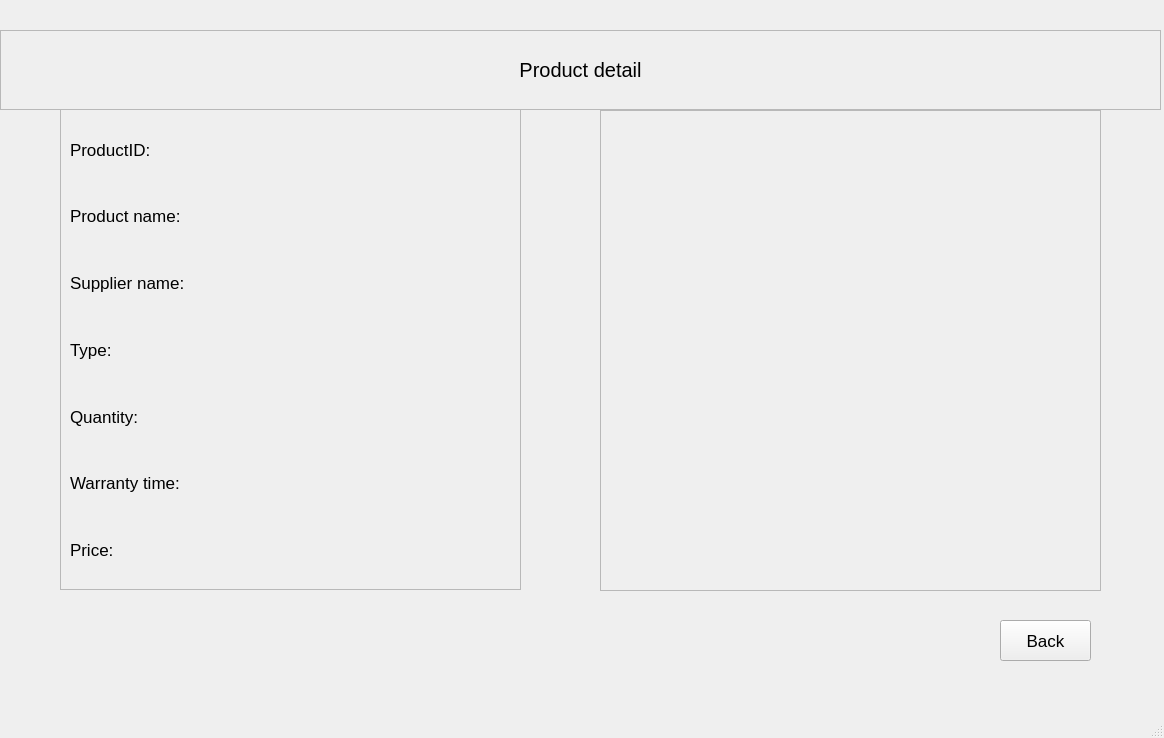
<?xml version="1.0" encoding="UTF-8"?>
<ui version="4.0">
 <class>ProductDetail</class>
 <widget class="QMainWindow" name="ProductDetail">
  <property name="geometry">
   <rect>
    <x>0</x>
    <y>0</y>
    <width>1164</width>
    <height>738</height>
   </rect>
  </property>
  <property name="font">
   <font>
    <pointsize>13</pointsize>
   </font>
  </property>
  <property name="windowTitle">
   <string>MainWindow</string>
  </property>
  <widget class="QWidget" name="centralwidget">
   <widget class="QFrame" name="frame">
    <property name="geometry">
     <rect>
      <x>0</x>
      <y>30</y>
      <width>1161</width>
      <height>80</height>
     </rect>
    </property>
    <property name="frameShape">
     <enum>QFrame::StyledPanel</enum>
    </property>
    <property name="frameShadow">
     <enum>QFrame::Raised</enum>
    </property>
    <widget class="QLabel" name="label">
     <property name="geometry">
      <rect>
       <x>0</x>
       <y>-1</y>
       <width>1161</width>
       <height>81</height>
      </rect>
     </property>
     <property name="font">
      <font>
       <pointsize>15</pointsize>
      </font>
     </property>
     <property name="text">
      <string>Product detail</string>
     </property>
     <property name="alignment">
      <set>Qt::AlignCenter</set>
     </property>
    </widget>
   </widget>
   <widget class="QFrame" name="frame_2">
    <property name="geometry">
     <rect>
      <x>60</x>
      <y>109</y>
      <width>461</width>
      <height>481</height>
     </rect>
    </property>
    <property name="frameShape">
     <enum>QFrame::StyledPanel</enum>
    </property>
    <property name="frameShadow">
     <enum>QFrame::Raised</enum>
    </property>
    <layout class="QGridLayout" name="gridLayout">
     <item row="2" column="0">
      <widget class="QLabel" name="label_8">
       <property name="text">
        <string>Supplier name:</string>
       </property>
      </widget>
     </item>
     <item row="5" column="0">
      <widget class="QLabel" name="label_4">
       <property name="text">
        <string>Quantity:</string>
       </property>
      </widget>
     </item>
     <item row="3" column="1">
      <widget class="QLabel" name="type">
       <property name="text">
        <string/>
       </property>
      </widget>
     </item>
     <item row="3" column="0">
      <widget class="QLabel" name="label_3">
       <property name="text">
        <string>Type:</string>
       </property>
      </widget>
     </item>
     <item row="0" column="1">
      <widget class="QLabel" name="productID">
       <property name="text">
        <string/>
       </property>
      </widget>
     </item>
     <item row="6" column="0">
      <widget class="QLabel" name="label_6">
       <property name="text">
        <string>Warranty time:</string>
       </property>
      </widget>
     </item>
     <item row="2" column="1">
      <widget class="QLabel" name="supplierName">
       <property name="text">
        <string/>
       </property>
      </widget>
     </item>
     <item row="7" column="0">
      <widget class="QLabel" name="label_7">
       <property name="text">
        <string>Price:</string>
       </property>
      </widget>
     </item>
     <item row="5" column="1">
      <widget class="QLabel" name="quantity">
       <property name="text">
        <string/>
       </property>
      </widget>
     </item>
     <item row="6" column="1">
      <widget class="QLabel" name="warrantyTime">
       <property name="text">
        <string/>
       </property>
      </widget>
     </item>
     <item row="7" column="1">
      <widget class="QLabel" name="price">
       <property name="text">
        <string/>
       </property>
      </widget>
     </item>
     <item row="0" column="0">
      <widget class="QLabel" name="label_2">
       <property name="text">
        <string>ProductID:</string>
       </property>
      </widget>
     </item>
     <item row="1" column="0">
      <widget class="QLabel" name="label_5">
       <property name="text">
        <string>Product name:</string>
       </property>
      </widget>
     </item>
     <item row="1" column="1">
      <widget class="QLabel" name="productName">
       <property name="text">
        <string/>
       </property>
      </widget>
     </item>
    </layout>
   </widget>
   <widget class="QPushButton" name="back">
    <property name="geometry">
     <rect>
      <x>1000</x>
      <y>620</y>
      <width>91</width>
      <height>41</height>
     </rect>
    </property>
    <property name="text">
     <string>Back</string>
    </property>
   </widget>
   <widget class="QFrame" name="frame_3">
    <property name="geometry">
     <rect>
      <x>600</x>
      <y>110</y>
      <width>501</width>
      <height>481</height>
     </rect>
    </property>
    <property name="frameShape">
     <enum>QFrame::StyledPanel</enum>
    </property>
    <property name="frameShadow">
     <enum>QFrame::Raised</enum>
    </property>
    <widget class="QTextBrowser" name="detail">
     <property name="geometry">
      <rect>
       <x>-5</x>
       <y>1</y>
       <width>511</width>
       <height>481</height>
      </rect>
     </property>
     <property name="styleSheet">
      <string notr="true">#detail {
background-color: rgba(255, 255, 255, 0.000001);}</string>
     </property>
     <property name="html">
      <string>&lt;!DOCTYPE HTML PUBLIC &quot;-//W3C//DTD HTML 4.0//EN&quot; &quot;http://www.w3.org/TR/REC-html40/strict.dtd&quot;&gt;
&lt;html&gt;&lt;head&gt;&lt;meta name=&quot;qrichtext&quot; content=&quot;1&quot; /&gt;&lt;style type=&quot;text/css&quot;&gt;
p, li { white-space: pre-wrap; }
&lt;/style&gt;&lt;/head&gt;&lt;body style=&quot; font-family:'MS Shell Dlg 2'; font-size:13pt; font-weight:400; font-style:normal;&quot;&gt;
&lt;p style=&quot;-qt-paragraph-type:empty; margin-top:0px; margin-bottom:0px; margin-left:0px; margin-right:0px; -qt-block-indent:0; text-indent:0px;&quot;&gt;&lt;br /&gt;&lt;/p&gt;&lt;/body&gt;&lt;/html&gt;</string>
     </property>
    </widget>
   </widget>
  </widget>
  <widget class="QMenuBar" name="menubar">
   <property name="geometry">
    <rect>
     <x>0</x>
     <y>0</y>
     <width>1164</width>
     <height>26</height>
    </rect>
   </property>
  </widget>
  <widget class="QStatusBar" name="statusbar"/>
 </widget>
 <resources/>
 <connections/>
</ui>
